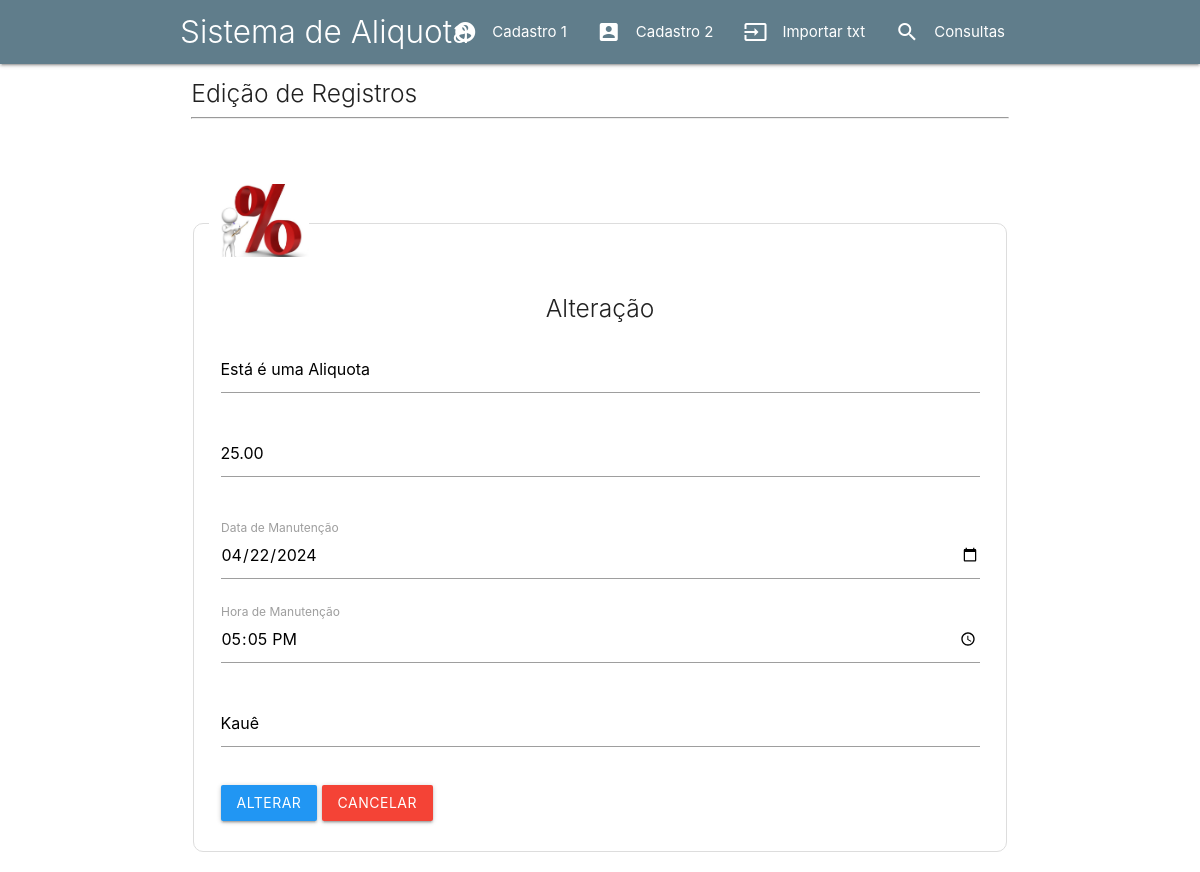
Screenshot of /Editar_Dados/editar.php?id=5 with the database file from the repository.
### tables this page shows
CREATE TABLE IF NOT EXISTS `tb_aliquotas` (
  `id` int(4) NOT NULL AUTO_INCREMENT,
  `codigo_municipio` int(10) NOT NULL,
  `data_vigencia` date NOT NULL,
  `codigo_servico` int(10) NOT NULL,
  `descricao_aliquota` varchar(30) DEFAULT NULL,
  `percentual_aliquota` decimal(5,2) DEFAULT NULL,
  `data_manutencao` date DEFAULT NULL,
  `hora_manutencao` time DEFAULT NULL,
  `usuario_manutencao` varchar(20) DEFAULT NULL,
  PRIMARY KEY (`id`,`codigo_municipio`,`data_vigencia`,`codigo_servico`),
  KEY `indice` (`codigo_municipio`,`data_vigencia`,`codigo_servico`)
);

### Editar_Dados/editar.php (the view, shortened to what this page needs)
<?php
include_once 'includes/header.inc.php';
include_once 'includes/menu.inc.php';
?>
<div class="row container">
    <div class="col s12">
        <h5 class="light">Edição de Registros</h5><hr>
    </div>
</div>
<?php
include_once 'banco_de_dados/conexao.php';
$id = filter_input(INPUT_GET, 'id', FILTER_SANITIZE_NUMBER_INT);
$querySelect = $link->query("SELECT * FROM tb_aliquotas WHERE id='$id'");
while($registros = $querySelect->fetch_assoc()):
    $descricao_aliquota = $registros['descricao_aliquota'];
    $percentual_aliquota = $registros['percentual_aliquota'];
    $data_manutencao = $registros['data_manutencao'];
    $hora_manutencao = $registros['hora_manutencao'];
    $usuario_manutencao = $registros['usuario_manutencao'];
endwhile;
?>
<div class="row container">
            <p>&nbsp;</p>
            <form action="banco_de_dados/update.php" method="post" class="col s12">
                <fieldset class="formulario" style="padding: 15px">
                    <legend><img src="imagens/boneco_aliquota.jpeg" alt="[imagem]" width="100" ></legend>
                    <h5 class="light center">Alteração</h5>
                    <div class="input-field col s12">
                        <input placeholder="Descricao Aliquota" type="text" name="descricao_aliquota" id="descricao_aliquota" value="<?php echo $descricao_aliquota ?>" maxlength="80" required autofocus>
                    </div>
                    <div class="input-field col s12">
                    <input placeholder="Percentual Aliquota" type="text" name="percentual_aliquota" id="percentual_aliquota" maxlength="5" pattern="\d+(\.\d{1,2})?" value="<?php echo $percentual_aliquota ?>" required autofocus>
                        <span class="helper-text" data-error="Formato inválido. Use um número inteiro ou até duas casas decimais (ex: 39,99 ou 40)"></span>
                    </div>
                    <div class="input-field col s12">
                        <input type="date" name="data_manutencao" id="data_manutencao" value="<?php echo $data_manutencao ?>"maxlength="5">
                        <label for="data_manutencao">Data de Manutenção</label>
                    </div>
                    <div class="input-field col s12">
                        <input type="time" name="hora_manutencao" id="hora_manutencao" value="<?php echo $hora_manutencao ?>" maxlength="6">
                        <label for="hora_manutencao">Hora de Manutenção</label>
                    </div>
                    <div class="input-field col s12">
                        <input placeholder="Usuario da Manutenção" type="text" name="usuario_manutencao" id="usuario_manutencao" value="<?php echo $usuario_manutencao ?>" maxlength="20">
                    </div>
                    <div class="input-field col s12">
                        <input type="submit" value="alterar" class="btn blue">
                        <a href="consultas.php" class="btn red">cancelar</a>
                    </div>
                </fieldset>
            </form>
        </div>
<?php include_once 'includes/footer.inc.php'?>

### rows the page displays
tb_aliquotas: descricao_aliquota "Está é uma Aliquota", percentual_aliquota "25.00", data_manutencao "04/22/2024", hora_manutencao "17:05:00", usuario_manutencao "Kauê"
